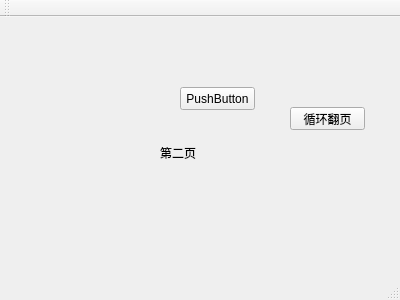
<?xml version="1.0" encoding="UTF-8"?>
<ui version="4.0">
 <class>MainWindow</class>
 <widget class="QMainWindow" name="MainWindow">
  <property name="geometry">
   <rect>
    <x>0</x>
    <y>0</y>
    <width>400</width>
    <height>300</height>
   </rect>
  </property>
  <property name="windowTitle">
   <string>MainWindow</string>
  </property>
  <widget class="QWidget" name="centralWidget">
   <widget class="QStackedWidget" name="stackedWidget">
    <property name="geometry">
     <rect>
      <x>100</x>
      <y>50</y>
      <width>161</width>
      <height>131</height>
     </rect>
    </property>
    <property name="currentIndex">
     <number>1</number>
    </property>
    <widget class="QWidget" name="page">
     <widget class="QLabel" name="label">
      <property name="geometry">
       <rect>
        <x>50</x>
        <y>60</y>
        <width>54</width>
        <height>12</height>
       </rect>
      </property>
      <property name="text">
       <string>第一页</string>
      </property>
     </widget>
     <widget class="QPushButton" name="pushButton">
      <property name="geometry">
       <rect>
        <x>80</x>
        <y>20</y>
        <width>75</width>
        <height>23</height>
       </rect>
      </property>
      <property name="text">
       <string>PushButton</string>
      </property>
     </widget>
    </widget>
    <widget class="QWidget" name="page_2">
     <widget class="QPushButton" name="pushButton_3">
      <property name="geometry">
       <rect>
        <x>80</x>
        <y>20</y>
        <width>75</width>
        <height>23</height>
       </rect>
      </property>
      <property name="text">
       <string>PushButton</string>
      </property>
     </widget>
     <widget class="QLabel" name="label_2">
      <property name="geometry">
       <rect>
        <x>60</x>
        <y>80</y>
        <width>54</width>
        <height>12</height>
       </rect>
      </property>
      <property name="text">
       <string>第二页</string>
      </property>
     </widget>
    </widget>
   </widget>
   <widget class="QPushButton" name="pushButton_2">
    <property name="geometry">
     <rect>
      <x>290</x>
      <y>90</y>
      <width>75</width>
      <height>23</height>
     </rect>
    </property>
    <property name="text">
     <string>循环翻页</string>
    </property>
   </widget>
  </widget>
  <widget class="QMenuBar" name="menuBar">
   <property name="geometry">
    <rect>
     <x>0</x>
     <y>0</y>
     <width>400</width>
     <height>23</height>
    </rect>
   </property>
  </widget>
  <widget class="QToolBar" name="mainToolBar">
   <attribute name="toolBarArea">
    <enum>TopToolBarArea</enum>
   </attribute>
   <attribute name="toolBarBreak">
    <bool>false</bool>
   </attribute>
  </widget>
  <widget class="QStatusBar" name="statusBar"/>
 </widget>
 <layoutdefault spacing="6" margin="11"/>
 <resources/>
 <connections/>
</ui>
